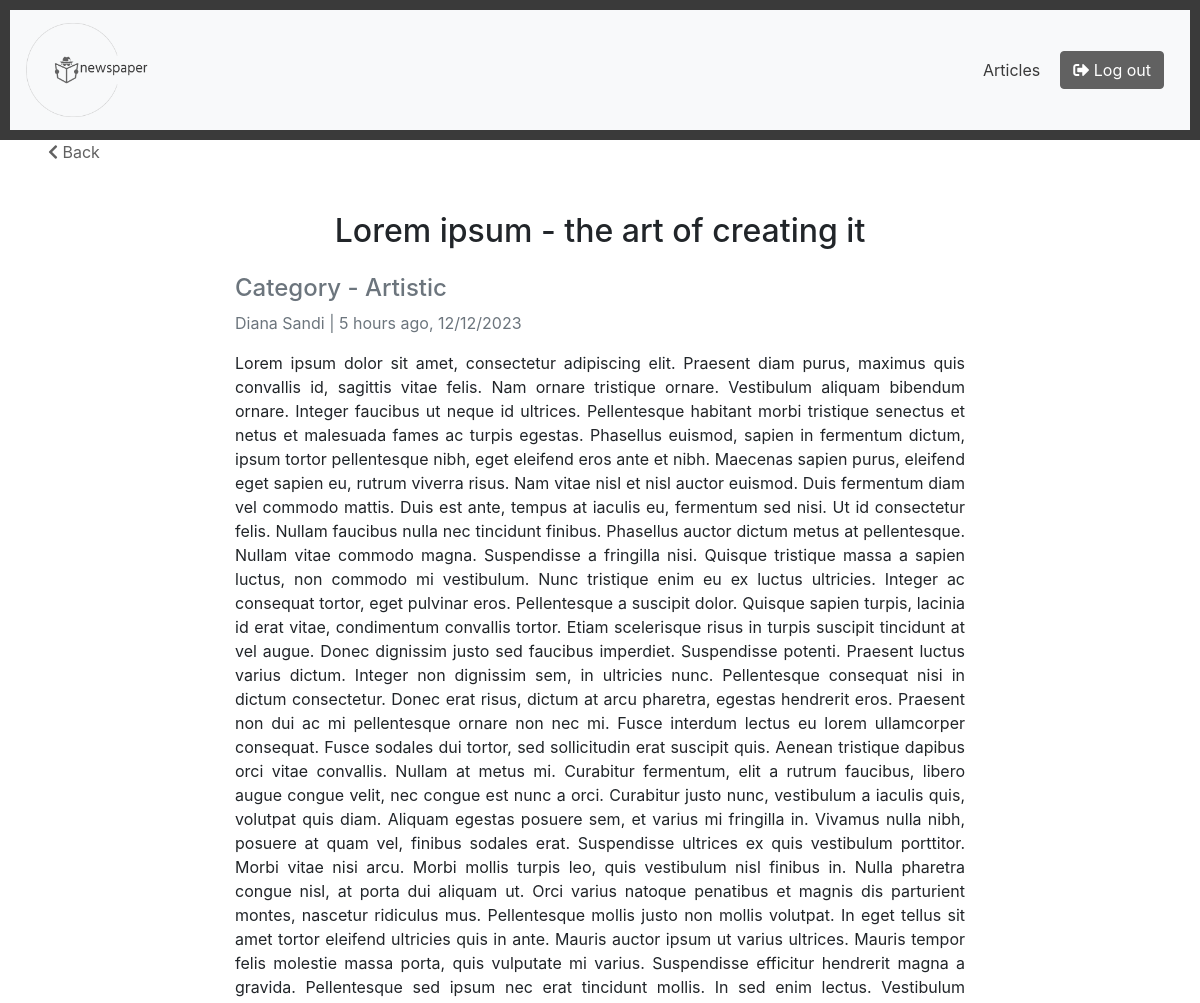
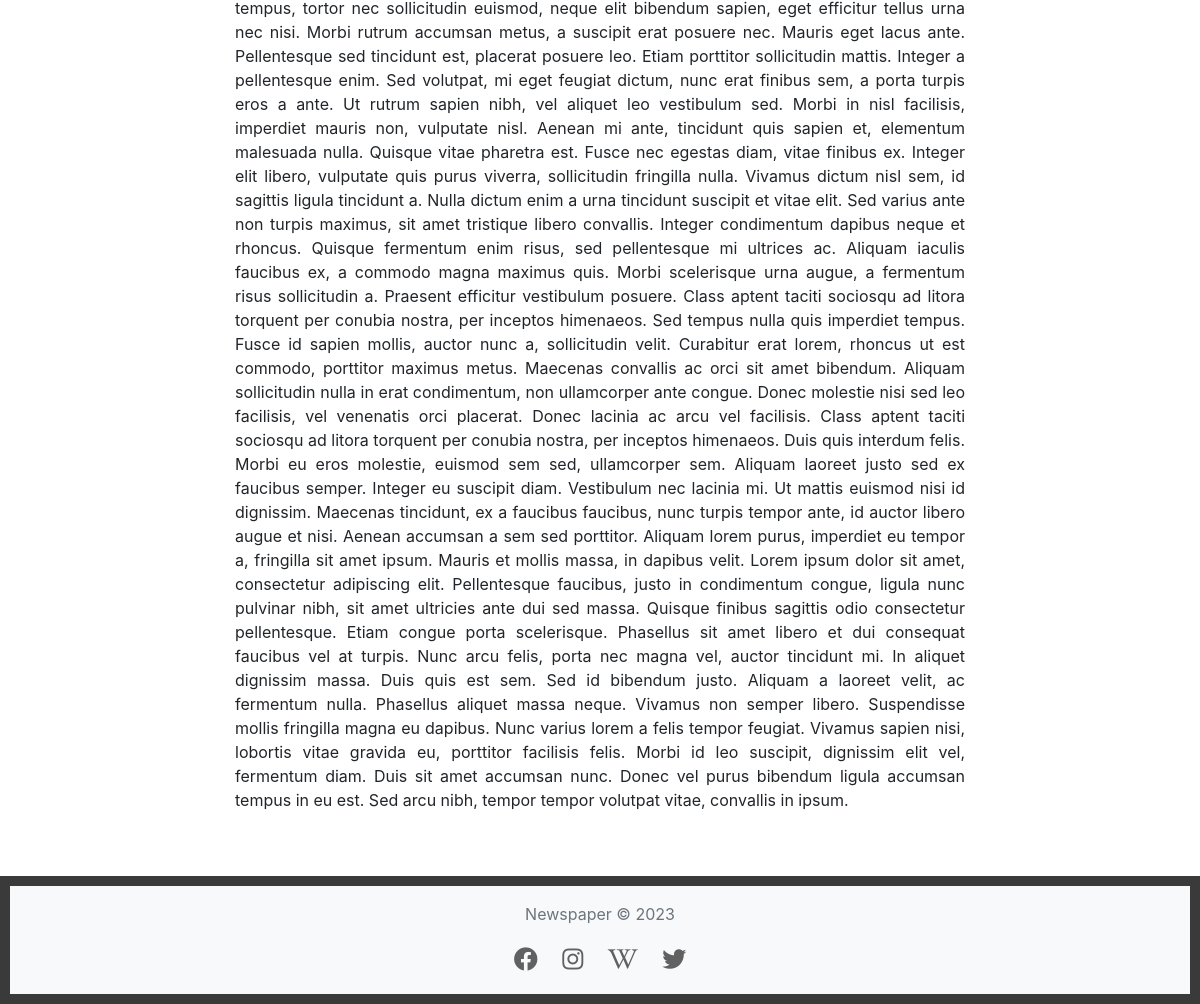
Screenshot of /article.php?id=9 (signed in) with the database file from the repository (2 pictures, top to bottom).
### tables this page shows
CREATE TABLE `articles` (
  `id` int(6) NOT NULL,
  `title` varchar(250) NOT NULL,
  `content` text NOT NULL,
  `author_id` int(6) NOT NULL,
  `category_id` int(6) NOT NULL,
  `is_approved` tinyint(1) DEFAULT 0,
  `created_at` timestamp NOT NULL DEFAULT current_timestamp()
);

CREATE TABLE `categories` (
  `id` int(6) NOT NULL,
  `name` varchar(50) NOT NULL
);

CREATE TABLE `journalists` (
  `id` int(6) NOT NULL,
  `email` varchar(50) NOT NULL,
  `password` varchar(200) NOT NULL,
  `firstname` varchar(50) NOT NULL,
  `lastname` varchar(50) NOT NULL,
  `role_id` int(6) NOT NULL
);

### classes/Database.php (called while the page is built, shortened)
<?php
class Database {
    private string $host = "localhost";
    private string $username = "root";
    private string $password = "";
    private string $dbname = "newspaper";
    private string $charset = "utf8mb4";
    private PDO $pdo;
    public function __construct() {
        try {
            $dsn = "mysql:host={$this->host};dbname={$this->dbname};charset={$this->charset}";
            $this -> pdo = new PDO($dsn, $this -> username, $this -> password);
            $this -> pdo -> setAttribute(PDO::ATTR_ERRMODE, PDO::ERRMODE_EXCEPTION);
        } catch (PDOException $e) {
            die("Error: " . $e -> getMessage());
        }
    }
    public function prepare($query): bool|PDOStatement {
        return $this -> pdo -> prepare($query);
    }
}

### classes/Article.php (called while the page is built, shortened)
<?php
class Article {
    private Database $db;
    public function __construct($db) {
        $this -> db = $db;
    }
    public function get_article_by_id($article_id) {
        $query = "SELECT * FROM articles WHERE id = :id";
        $statement = $this -> db -> prepare($query);
        $statement -> bindParam(':id', $article_id);
        $statement -> execute();
        return $statement -> fetch(PDO::FETCH_ASSOC);
    }
}

### classes/Category.php (called while the page is built, shortened)
<?php
class Category {
    private Database $db;
    public function __construct($db) {
        $this -> db = $db;
    }
    public function get_category_by_id($category_id) {
        $query = "SELECT * FROM categories WHERE id = :id";
        $statement = $this -> db -> prepare($query);
        $statement -> bindParam(':id', $category_id);
        $statement -> execute();
        return $statement -> fetch(PDO::FETCH_ASSOC);
    }
}

### classes/Journalist.php (called while the page is built, shortened)
<?php
class Journalist {
    private Database $db;
    public function __construct($db) {
        $this -> db = $db;
    }
    public function get_journalist_by_id($journalist_id) {
        $query = "SELECT * FROM journalists WHERE id = :id";
        $statement = $this -> db -> prepare($query);
        $statement -> bindParam(':id', $journalist_id);
        $statement -> execute();
        return $statement -> fetch(PDO::FETCH_ASSOC);
    }
}

### utils.php (called while the page is built, shortened)
<?php
function format_timestamp($timestamp): string
{
    $now = new DateTime();
    $article_time = new DateTime($timestamp);
    $interval = $now -> diff($article_time);
    if ($interval -> d > 0) {
        $days = $interval -> d == 1 ? "day" : "days";
        return $interval -> format("%a $days ago, " . $article_time -> format("d/m/Y"));
    } elseif ($interval -> h > 0) {
        $hours = $interval -> h == 1 ? "hour" : "hours";
        return $interval -> format("%h $hours ago, " . $article_time -> format("d/m/Y"));
    } else {
        $minutes = $interval -> i == 1 ? "minute" : "minutes";
        return $interval -> format("%i $minutes ago, " . $article_time -> format("d/m/Y"));
    }
}

### article.php (the view, shortened to what this page needs)
<?php
    include "classes/Database.php";
    include "classes/Article.php";
    include "classes/Journalist.php";
    include "classes/Category.php";
    include "utils.php";
    $database = new Database();
    $article = new Article($database);
    $category = new Category($database);
    $journalist = new Journalist($database);
    $article_id = $_GET["id"] ?? null;
    $article_data = $article -> get_article_by_id($article_id);
    $journalist_data = $journalist -> get_journalist_by_id($article_data["author_id"]);
    $category_data = $category -> get_category_by_id($article_data["category_id"]);
?>
<!DOCTYPE html>
<html lang="en">
    <head>
        <link rel="stylesheet" href="https://stackpath.bootstrapcdn.com/bootstrap/4.3.1/css/bootstrap.min.css">
        <link rel="stylesheet" href="https://cdnjs.cloudflare.com/ajax/libs/font-awesome/5.15.3/css/all.min.css" />
        <link rel="stylesheet" href="css/styles.css">
    </head>
    <body>
        <?php include "components/header.php"; ?>
        <a class="ml-5 mt-5 btn-link" href="index.php">
            <i class="fas fa-chevron-left"></i> Back
        </a>
        <div class="container mt-5 mb-5">
            <div class="row justify-content-center">
                <div class="col-md-8">
                    <h2 class="text-center mb-4"><?php echo $article_data["title"]; ?></h2>
                    <div class="justify-content-between">
                        <h4 class="text-muted">Category - <?php echo $category_data["name"]?></h4>
                        <p class="text-muted justify-content-between">
                            <?php echo $journalist_data["firstname"] . " " . $journalist_data["lastname"]; ?> |
                            <?php
                            try {
                                echo format_timestamp($article_data["created_at"]);
                            } catch (Exception $e) {
                                echo "Unknown";
                            }
                            ?>
                        </p>
                    </div>
                    <p class="text-justify">
                        <?php echo $article_data["content"]; ?>
                    </p>
                </div>
            </div>
        </div>
        <?php include "components/footer.php"; ?>
    </body>
</html>

### css/styles.css (style rules this page uses)
.btn-link { color: #616161; }

### rows the page displays
articles: title "Lorem ipsum - the art of creating it", created_at "5 hours ago, 12/12/2023", content "Lorem ipsum dolor sit amet, consectetur adipiscing elit. Praesent diam purus, maximus quis convallis id, sagittis vitae felis. Nam ornare tristique ornare. Vestibulum aliquam bibendum ornare. Integer faucibus ut neque id ultrices. Pellentesque habitant morbi tristique senectus et netus et malesuada fames ac turpis egestas. Phasellus euismod, sapien in fermentum dictum, ipsum tortor pellentesque nibh, eget eleifend eros ante et nibh. Maecenas sapien purus, eleifend eget sapien eu, rutrum viverra risus. Nam vitae nisl et nisl auctor euismod. Duis fermentum diam vel commodo mattis. Duis est ante, tempus at iaculis eu, fermentum sed nisi. Ut id consectetur felis. Nullam faucibus nulla nec…"
categories: name "Artistic"
journalists: firstname "Diana", lastname "Sandi"
